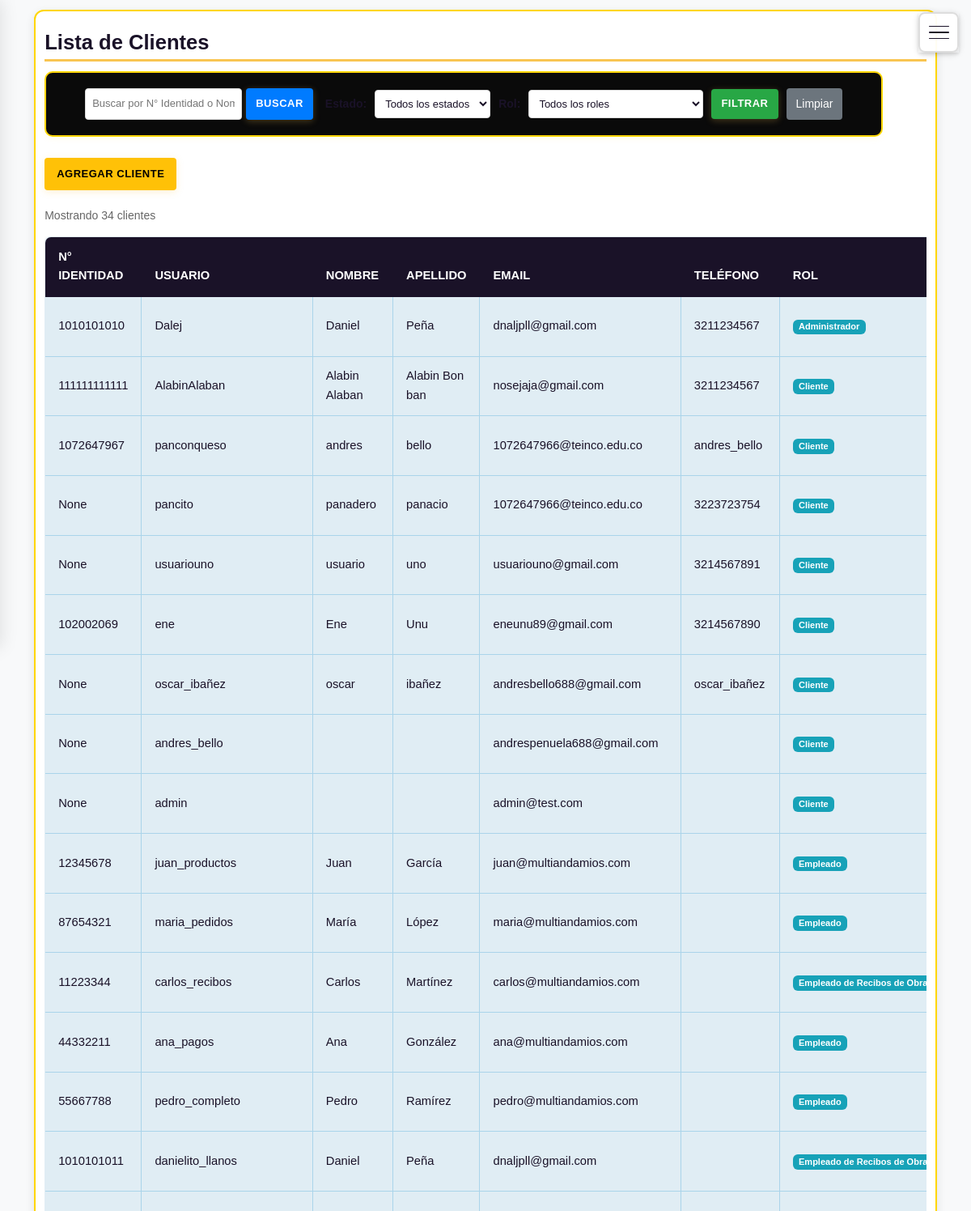
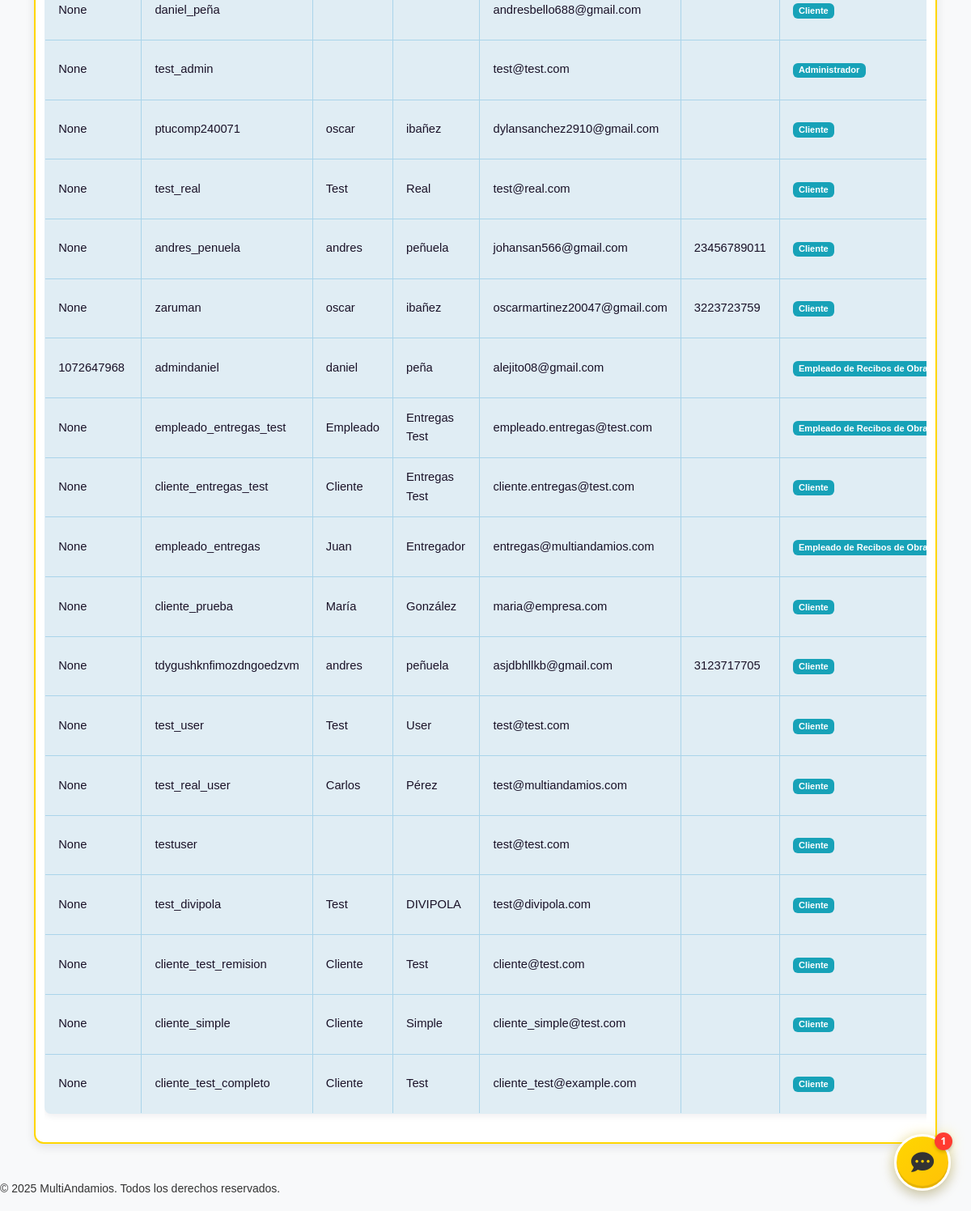
The page /panel/admin/clientes/ (signed in) on the database as committed earlier (2 pictures, top to bottom).
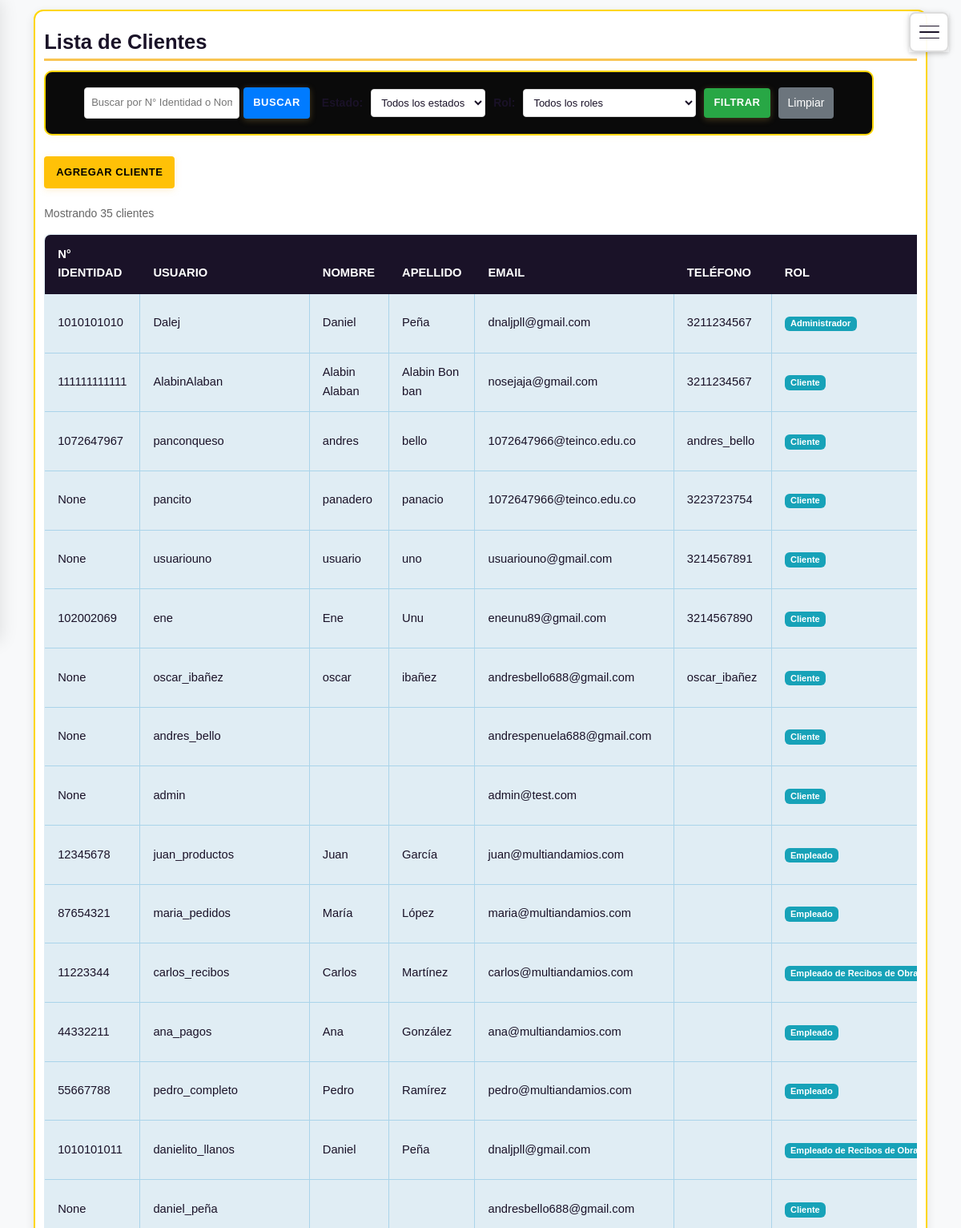
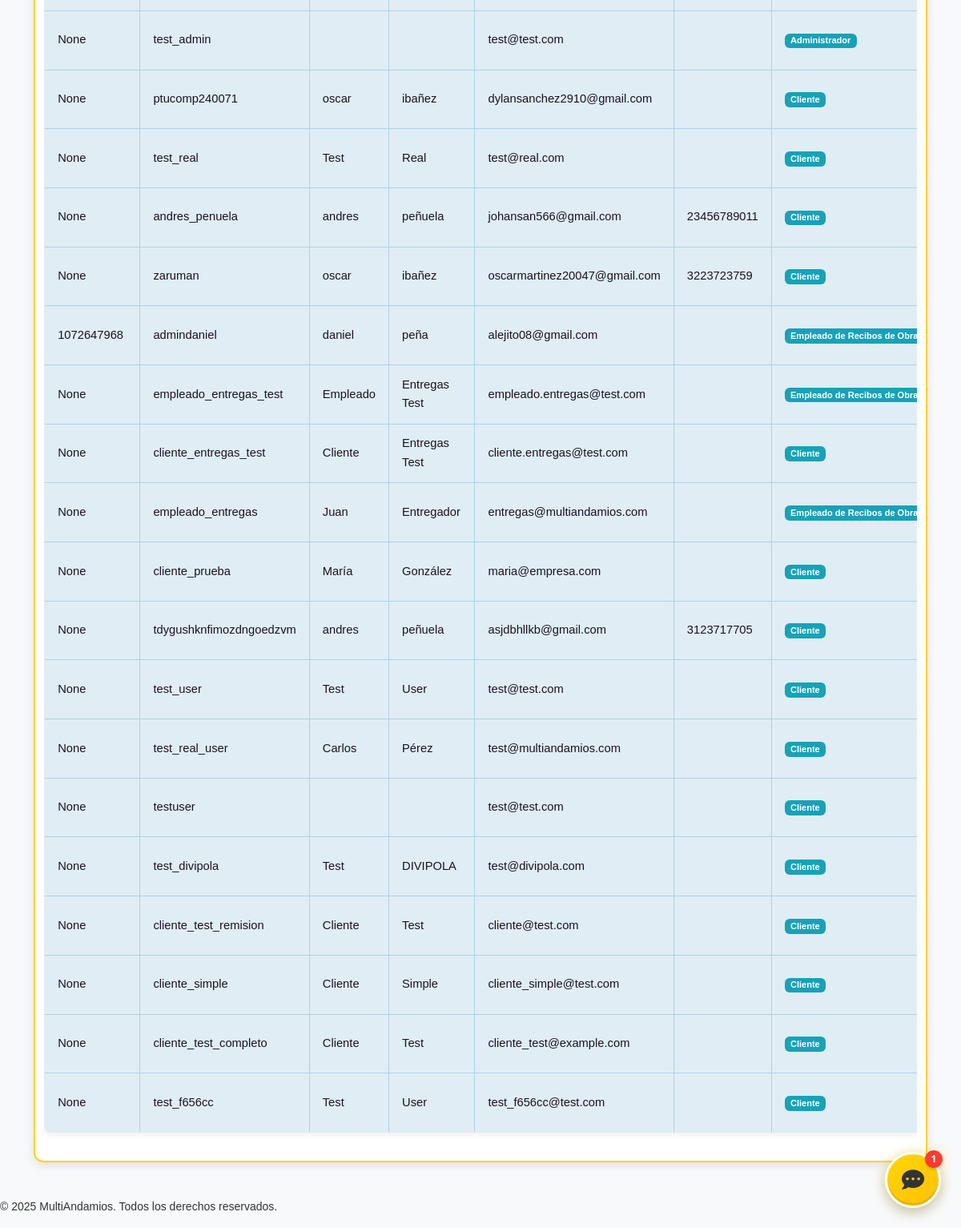
The same page on the database as committed later (2 pictures, top to bottom).
### usuarios/models.py (models this page shows, shortened)
class Cliente(models.Model):
    usuario = models.OneToOneField(Usuario, on_delete=models.CASCADE, related_name='cliente')
    telefono = models.CharField(max_length=50)
    direccion = models.CharField(max_length=255, blank=True, null=True)

class Usuario(AbstractUser):
    ROLES = (
        ('admin', 'Administrador'),
        ('empleado', 'Empleado'),
        ('recibos_obra', 'Empleado de Recibos de Obra'),
        ('cliente', 'Cliente'),
    )
    numero_identidad = models.CharField(max_length=20, unique=True, null=True, blank=True, verbose_name='Número de Identidad')  # Permite nulos temporalmente
    rol = models.CharField(max_length=20, choices=ROLES, default='cliente')
    direccion_texto = models.CharField(max_length=255, blank=True, null=True, verbose_name='Dirección (texto)')
    puede_gestionar_productos = models.BooleanField(default=False, verbose_name='Puede gestionar productos')
    puede_gestionar_pedidos = models.BooleanField(default=False, verbose_name='Puede gestionar pedidos')
    puede_gestionar_recibos = models.BooleanField(default=False, verbose_name='Puede gestionar recibos de obra')
    puede_gestionar_clientes = models.BooleanField(default=False, verbose_name='Puede gestionar clientes')
    puede_ver_reportes = models.BooleanField(default=False, verbose_name='Puede ver reportes')
    puede_gestionar_inventario = models.BooleanField(default=False, verbose_name='Puede gestionar inventario')
    puede_procesar_pagos = models.BooleanField(default=False, verbose_name='Puede procesar pagos')
    activo = models.BooleanField(default=True, verbose_name='Usuario activo')

### pedidos/views.py (the view, shortened to what this page needs)
# urls.py: path('admin/clientes/', views.lista_clientes, name='lista_clientes'),  # Lista de clientes (admin)
@login_required
@user_passes_test(es_staff)
def lista_clientes(request):
    busqueda = request.GET.get('busqueda_identidad', '').strip()
    estado_filtro = request.GET.get('estado', '')
    rol_filtro = request.GET.get('rol', '')
    clientes = Cliente.objects.select_related('usuario').all()
    if estado_filtro == 'activo':
        clientes = clientes.filter(usuario__is_active=True)
    elif estado_filtro == 'inactivo':
        clientes = clientes.filter(usuario__is_active=False)
    if rol_filtro:
        clientes = clientes.filter(usuario__rol=rol_filtro)
    estados = [
        ('', 'Todos los estados'),
        ('activo', 'Activos'),
        ('inactivo', 'Inactivos'),
    ]
    roles = [('', 'Todos los roles')] + list(Usuario.ROLES)
    context = {
        'clientes': clientes,
        'busqueda': busqueda,
        'estado_filtro': estado_filtro,
        'rol_filtro': rol_filtro,
        'estados': estados,
        'roles': roles,
    }
    return render(request, 'pedidos/lista_clientes.html', context)

### pedidos/views.py (called while the page is built)
def es_staff(user):
    return user.is_staff or user.rol in ['admin', 'empleado']

### usuarios/templatetags/carrito_tags.py (called while the page is built)
@register.simple_tag(takes_context=True)
def get_carrito_total(context):
    request = context['request']
    if request.user.is_authenticated:
        return CarritoItem.objects.filter(usuario=request.user).count()
    return 0

### pedidos/templates/pedidos/lista_clientes.html (shortened to what this page needs)
{% extends 'base.html' %}
{% block content %}
<div class="card card-clientes">
    <h1 class="highlight">Lista de Clientes</h1>
    <div style="display: flex; justify-content: space-between; align-items: center; margin-bottom: 20px; flex-wrap: wrap; gap: 15px;">
        <form method="get" class="form-filtros" style="display: flex; gap: 15px; align-items: center; flex-wrap: wrap;">
            <div style="display: flex; gap: 5px;">
                <input type="text" name="busqueda_identidad" placeholder="Buscar por N° Identidad o Nombre" value="{{ busqueda }}" style="padding: 8px; border: 1px solid #ddd; border-radius: 4px;" />
                <button type="submit" style="padding: 8px 12px; background-color: #007bff; color: white; border: none; border-radius: 4px; cursor: pointer;">Buscar</button>
            </div>
            <div style="display: flex; gap: 10px; align-items: center;">
                <label for="estado" style="font-weight: bold;">Estado:</label>
                <select name="estado" id="estado" style="padding: 8px; border: 1px solid #ddd; border-radius: 4px; background-color: white;">
                    {% for value, label in estados %}
                        <option value="{{ value }}" {% if estado_filtro == value %}selected{% endif %}>{{ label }}</option>
                    {% endfor %}
                </select>
                <label for="rol" style="font-weight: bold;">Rol:</label>
                <select name="rol" id="rol" style="padding: 8px; border: 1px solid #ddd; border-radius: 4px; background-color: white;">
                    {% for value, label in roles %}
                        <option value="{{ value }}" {% if rol_filtro == value %}selected{% endif %}>{{ label }}</option>
                    {% endfor %}
                </select>
                <button type="submit" style="padding: 8px 12px; background-color: #28a745; color: white; border: none; border-radius: 4px; cursor: pointer;">Filtrar</button>
                <a href="{% url 'pedidos:lista_clientes' %}" style="padding: 8px 12px; background-color: #6c757d; color: white; text-decoration: none; border-radius: 4px;">Limpiar</a>
            </div>
        </form>
        <a href="{% url 'pedidos:agregar_cliente' %}" class="btn" style="background-color: #FFC107; color: #000; padding: 10px 15px; font-weight: bold; text-decoration: none; border-radius: 4px;">Agregar Cliente</a>
    </div>
    <div style="margin-bottom: 15px; color: #666; font-size: 14px;">
        Mostrando {{ clientes|length }} cliente{{ clientes|length|pluralize:"s" }}
    </div>
    <div class="table-responsive">
        <table class="table table-lista-clientes" style="background-color: #E0EDF4 !important; border: 1px solid #AAD4EA !important;">
            <thead>
                <tr>
                    <th>N° Identidad</th>
                    <th>Usuario</th>
                    <th>Nombre</th>
                    <th>Apellido</th>
                    <th>Email</th>
                    <th>Teléfono</th>
                    <th>Rol</th>
                </tr>
            </thead>
            <tbody>
                {% for cliente in clientes %}
                <tr>
                    <td>{{ cliente.usuario.numero_identidad }}</td>
                    <td>{{ cliente.usuario.username }}</td>
                    <td>{{ cliente.usuario.first_name }}</td>
                    <td>{{ cliente.usuario.last_name }}</td>
                    <td>{{ cliente.usuario.email }}</td>
                    <td>{{ cliente.telefono }}</td>
                    <td>
                        <span class="badge badge-info">{{ cliente.usuario.get_rol_display }}</span>
                    </td>
                </tr>
                {% endfor %}
            </tbody>
        </table>
    </div>
</div>
{% endblock %}

### templates/base.html (shortened to what this page needs)
{% load static %}
{% load carrito_tags %}
<!DOCTYPE html>
<html lang="es">
<head>
    <link href="https://cdn.jsdelivr.net/npm/bootstrap@5.3.0/dist/css/bootstrap.min.css" rel="stylesheet">
    <link rel="stylesheet" href="{% static 'estilos.css' %}">
    <link rel="stylesheet" href="{% static 'css/theme-colors.css' %}">
    <link rel="stylesheet" href="https://cdnjs.cloudflare.com/ajax/libs/font-awesome/5.15.4/css/all.min.css">
</head>
<body>
    <header class="main-header">
        <nav class="nav-bar">
            <div class="hamburger" id="hamburger">
                <span></span>
                <span></span>
                <span></span>
            </div>
        </nav>
    </header>
    <main class="container">
        <div class="main-content">
            {% block content %}
            {% endblock %}
        </div>
    </main>
    <footer class="main-footer">
        <p>&copy; 2025 MultiAndamios. Todos los derechos reservados.</p>
    </footer>
    {% if not user.is_authenticated or user.rol == 'cliente' %}
    <div class="chat-bot-container">
        <div class="chat-bot-button" id="chatButton">
            <i class="fas fa-comment-dots"></i>
            <span class="chat-notification">1</span>
        </div>
    </div>
    {% endif %}
</body>
</html>

### static/estilos.css (style rules this page uses)
body { font-family: 'Inter', sans-serif; background: #ffffff92; color: #1A1228; margin: 0; padding: 0; font-size: 0.875rem; line-height: 1.25; -webkit-text-size-adjust: 100%; -webkit-font-smoothing: antialiased; }
h1, h2, h3, h4, h5, h6 { color: #1A1228; margin-top: 0.75rem; margin-bottom: 0.75rem; font-weight: 600; line-height: 1.2; }
h1 { font-size: 1.5rem; }
h1.highlight { color: #1A1228; font-weight: 700; font-size: 1.6rem; border-bottom: 3px solid #F9C552; padding-bottom: 5px; display: inline-block; }
header { background: linear-gradient(90deg, #F9C552, #F9C552); padding: 0.5rem 1rem; box-shadow: 0 2px 8px rgba(0,0,0,0.1); position: sticky; top: 0; z-index: 1000; width: 100%; }
button, .btn { font-size: 0.8125rem; padding: 0.4em 1.2em; border-radius: 50px; box-shadow: 0 2px 8px rgba(249, 197, 82, 0.25); text-transform: uppercase; letter-spacing: 0.5px; transition: all 0.2s; font-weight: 600; display: inline-flex; align-items: center; justify-content: center; gap: 4px; min-height: 32px; background-color: #F9C552; color: #1A1228; border: none; cursor: pointer; }
.card { background: #000000; border: none; border-left: 3px solid #FFD600; border-radius: 12px; box-shadow: 0 4px 16px rgba(0,0,0,0.2); padding: 0.75rem 1rem; margin-bottom: 1rem; }
input, select, textarea { border-radius: 6px; border: 1px solid transparent; background: #ffffff; padding: 0.3rem 0.5rem; color: #fff; transition: border 0.2s, box-shadow 0.2s; font-size: 0.8125rem; min-height: 32px; max-width: 100%; }
.main-header { position: sticky; top: 0; background: #fdd835; padding: 1rem 2rem; display: flex; align-items: center; justify-content: space-between; box-shadow: 0 4px 12px rgba(0, 0, 0, 0.2); z-index: 100; flex-direction: row; }
.nav-bar { display: flex; align-items: center; padding: 0.5rem 1rem; background: #1a1a1a; box-shadow: 0 2px 4px rgba(0,0,0,0.1); }
.container { width: 100%; max-width: 1140px; margin: 0.75rem auto; padding: 0 0.75rem; box-sizing: border-box; display: flex; flex-direction: column; }
html, body { height: 100%; overflow-x: hidden; }
.main-content { flex: 1 0 auto; display: flex; flex-direction: column; min-height: calc(100vh - 120px); }
.card, .card-welcome, .card-terms, .card-featured, .card-productos, .card-carrito, .card-login, .card-clientes, .card-pedidos, .card-admin-productos { border: 2.5px solid #f2cd13; box-shadow: 0 4px 24px rgba(255,214,0,0.10), 0 1.5px 8px rgba(0,0,0,0.10); margin-bottom: 1.2rem; background-clip: padding-box; padding: 0.7rem; }
.table-responsive { overflow-x: auto; }
.table { width: 100%; border-collapse: collapse; background: #1e1e1e; border-radius: 8px; overflow: hidden; margin-bottom: 1.5rem; font-size: 0.92rem; }
.table th, .table td { padding: 0.8rem 1rem; border-bottom: 1px solid #444; color: #eee; }
.table th { background: #333; color: #fdd835; text-transform: uppercase; }
form, .search-form, .login-form, .admin-productos-form { border: 2px solid #FFD600; border-radius: 10px; padding: 1.2rem 3rem; background: #0a0a0aff; margin-bottom: 0.7rem; box-shadow: 0 2px 8px rgba(255,214,0,0.08); }
.table td { vertical-align: middle; }
.card-clientes, .card-pedidos, .card-admin-productos { background: linear-gradient(90deg, #222 80%, #373737 100%); margin-bottom: 2rem; border: 2px solid #FFD600; }
.badge { display: inline-block; padding: 0.3em 1em; border-radius: 12px; font-size: 1em; font-weight: bold; color: #111; background: #FFD600; }
button, .btn, nav a, .card, .logo { transition: all 0.2s cubic-bezier(.4,0,.2,1); }
.card, .main-header { box-shadow: 0 2px 8px rgba(0,0,0,0.15); }

### pedidos/templates/pedidos/lista_clientes.html (style rules this page uses)
.badge { display: inline-block; padding: 0.35em 0.65em; font-size: 0.75em; font-weight: 700; line-height: 1; text-align: center; white-space: nowrap; vertical-align: baseline; border-radius: 0.375rem; }
.badge-info { background-color: #17a2b8; color: white; }
.table th { background-color: #f8f9fa; border-bottom: 2px solid #dee2e6; font-weight: 600; }
.table td { vertical-align: middle; }

Rows that differ between the two databases and show on the page:
added Cliente: usuario.numero_identidad "None", usuario.username "test_f656cc", usuario.first_name "Test", usuario.last_name "User", usuario.email "test_f656cc@test.com", usuario.rol "Cliente"
Other text that changed with them:
{{ clientes|length }}: "34" → "35"
